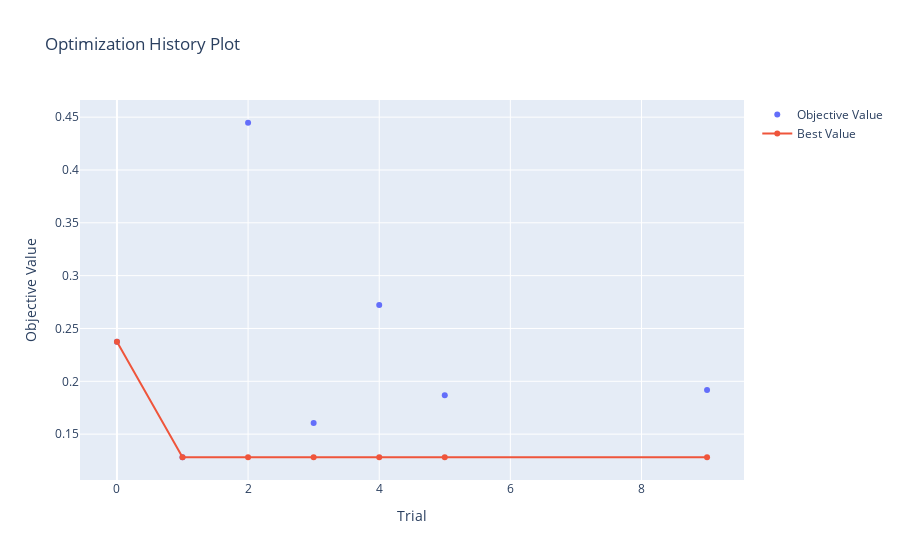

Source (notebook cell):
### Code cell
# create graph directory for this model
graph_path = Path(
    f"../../figures/{params.MODEL_TYPE}/{params.MODEL_NAME}/{params.CELL_TYPE}"
)
Path(graph_path).mkdir(parents=True, exist_ok=True)
fig = optuna.visualization.plot_optimization_history(study)

if SHUFFLE_DATA:
    graph_path = f"{graph_path}/plot_optimization_history_graph_shuffled_data"
elif not SHUFFLE_DATA:
    graph_path = f"{graph_path}/plot_optimization_history_graph"
else:
    raise ModelNameError
fig.write_image(Path(f"{graph_path}.png"))
fig.show()

### Figure 1 — Plotly figure (JSON) as saved in the notebook; plotly's stock layout.template omitted (floating-point values rounded to 4 significant figures)
{"data": [{"mode": "markers", "name": "Objective Value", "type": "scatter", "x": [0, 1, 2, 3, 4, 5, 9], "y": [0.2374, 0.1281, 0.4447, 0.1605, 0.2723, 0.1869, 0.1918]}, {"name": "Best Value", "type": "scatter", "x": [0, 1, 2, 3, 4, 5, 9], "y": [0.2374, 0.1281, 0.1281, 0.1281, 0.1281, 0.1281, 0.1281]}], "layout": {"title": {"text": "Optimization History Plot"}, "xaxis": {"title": {"text": "Trial"}}, "yaxis": {"title": {"text": "Objective Value"}}}}
